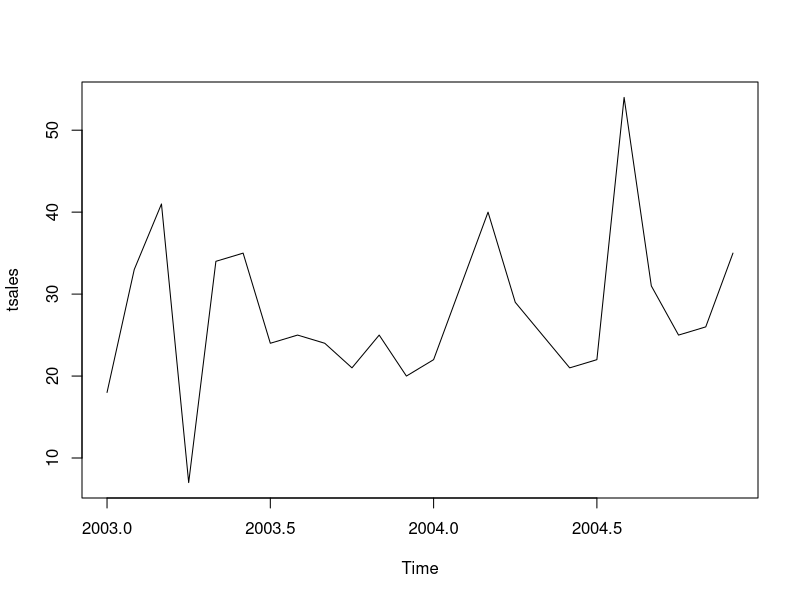
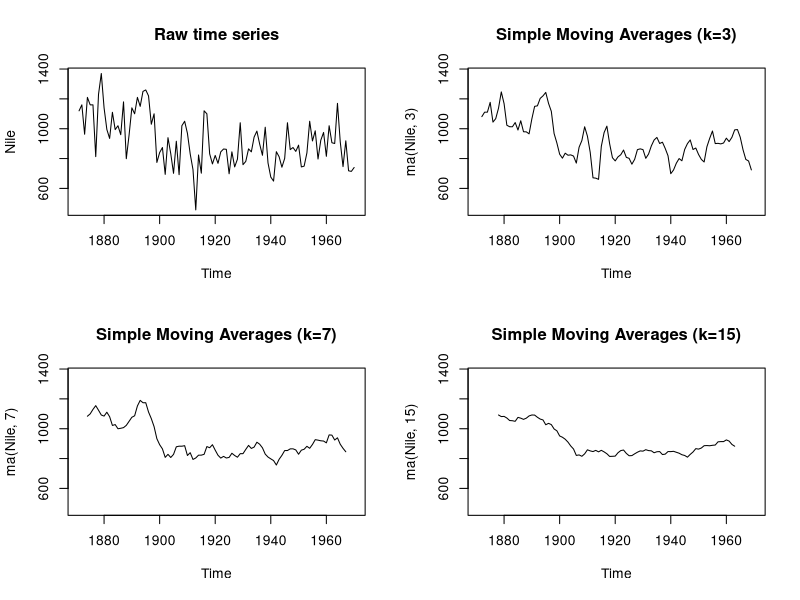
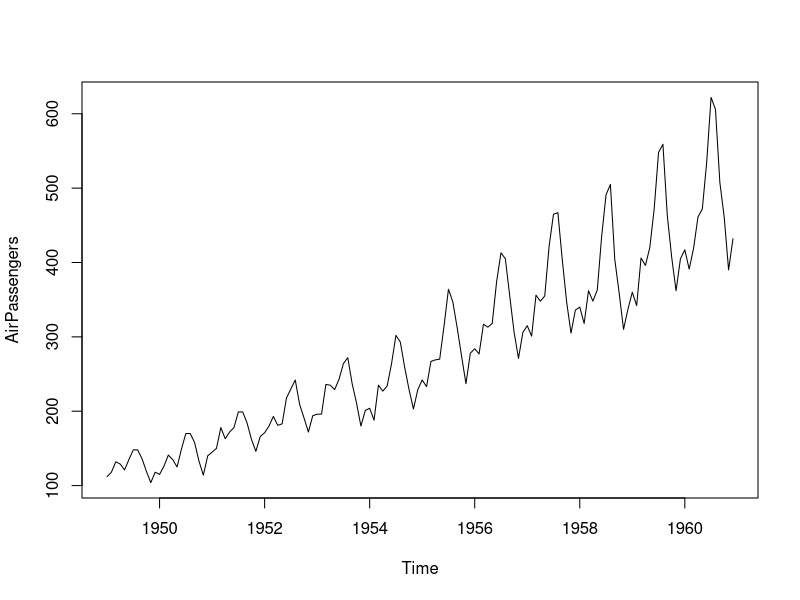
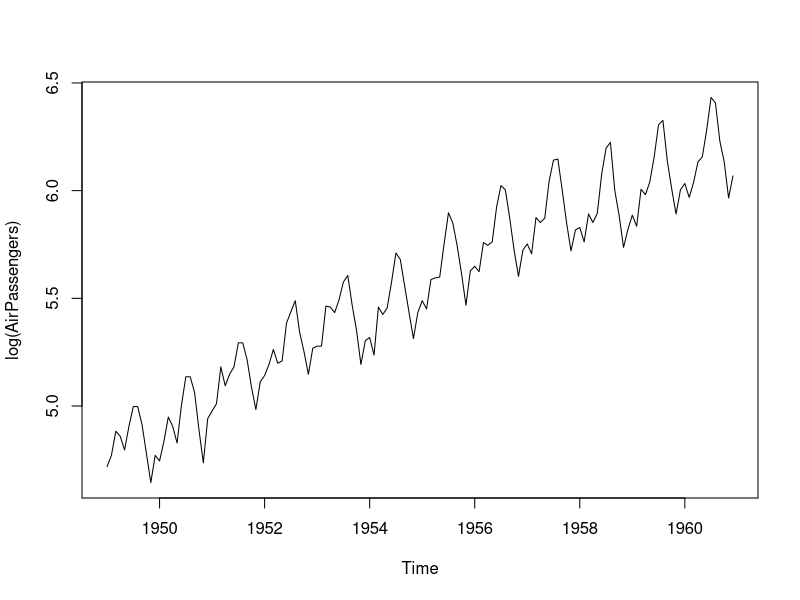
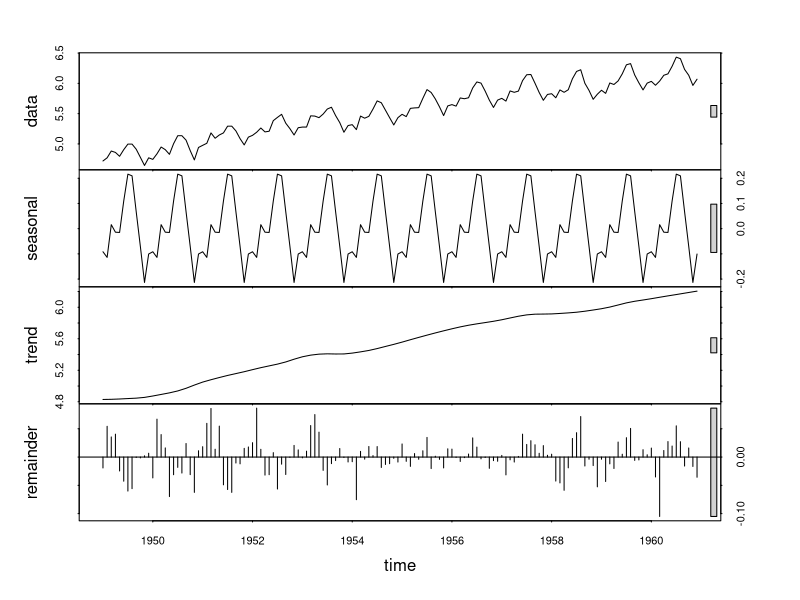
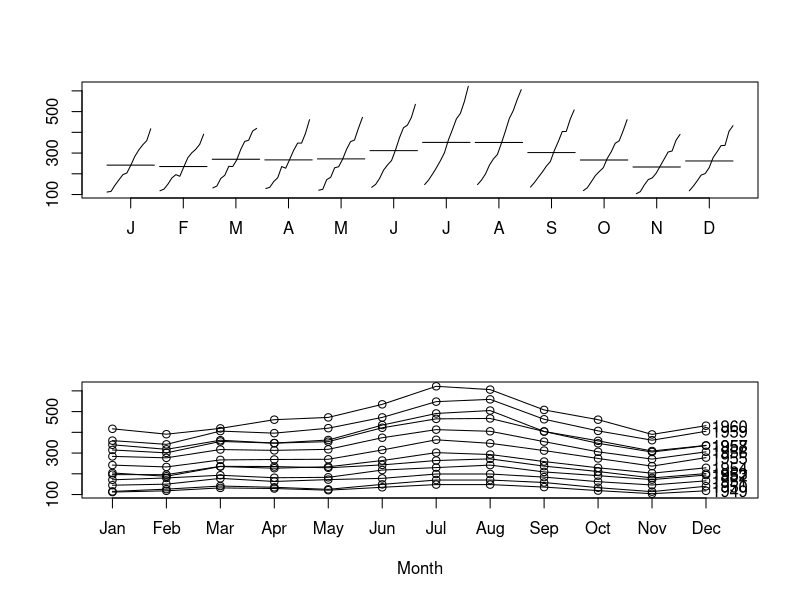
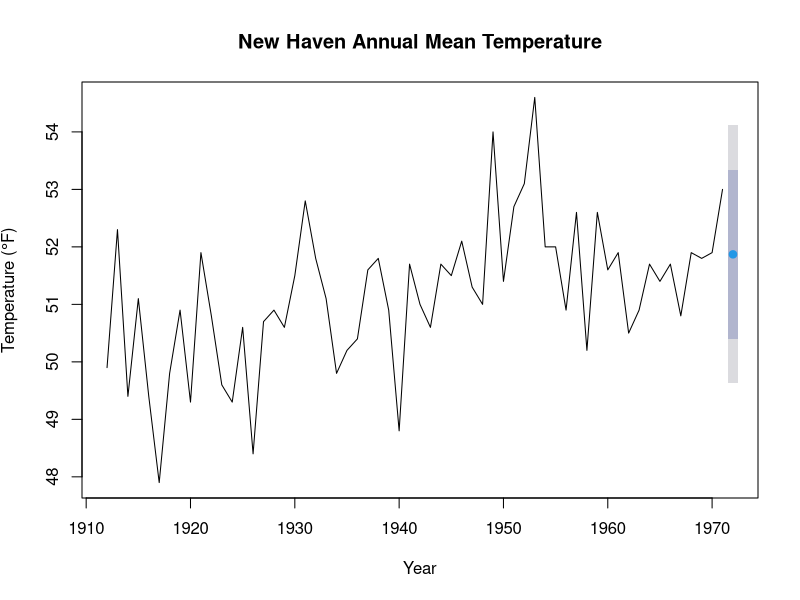
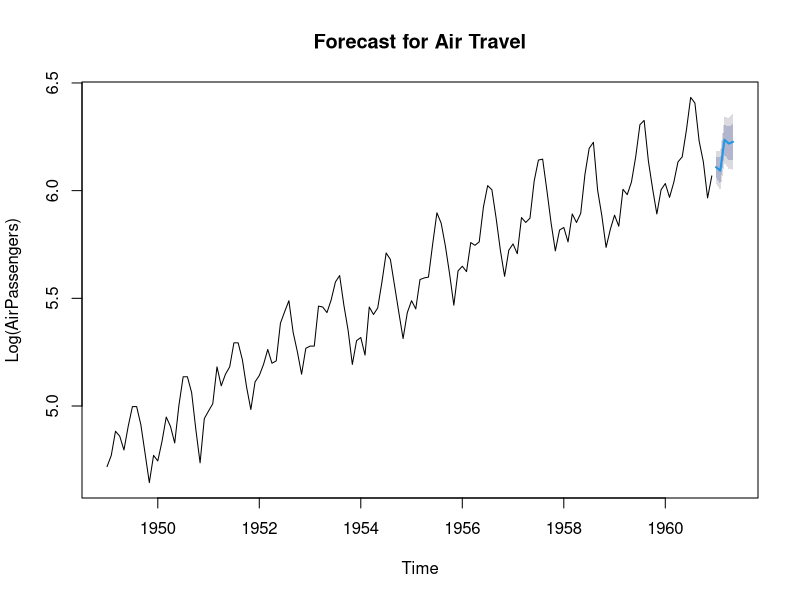

The R source for these figures, in order:
### Chapter 15: Time series

library(forecast)
library(stats)

## 15.1 creating a time-series object in R
sales <- c(18, 33, 41, 7, 34, 35, 24, 25, 24, 21, 25, 20,
           22, 31, 40, 29, 25, 21, 22, 54, 31, 25, 26, 35)

tsales <- ts(sales, start = c(2003, 1), frequency = 12)

plot(tsales)

start(tsales)
end(tsales)
frequency(tsales)

tsalesSubset <- window(tsales, start = c(2003, 5), end = c(2004, 6))

# 15.2 smoothing and seasonal decomposition
# 15.2.1 smoothing with simple moving averages
opar <- par(no.readonly = TRUE)
par(mfrow = c(2, 2))
ylim <- c(min(Nile), max(Nile))
plot(Nile, main = "Raw time series")
plot(ma(Nile, 3), main = "Simple Moving Averages (k=3)", ylim = ylim)
plot(ma(Nile, 7), main = "Simple Moving Averages (k=7)", ylim = ylim)
plot(ma(Nile, 15), main = "Simple Moving Averages (k=15)", ylim = ylim)
par(opar)

# 15.2.2 Seasonal decomposition
# seasonal decompositon using stl()
plot(AirPassengers)
lAirPassengers <- log(AirPassengers)
plot(lAirPassengers, ylab = "log(AirPassengers)")

fit <- stl(lAirPassengers, s.window = "period")
plot(fit)

fit$time.series
exp(fit$time.series)

# month plot & season plot
par(mfrow = c(2, 1))
monthplot(AirPassengers, xlab = "", ylab = "")
seasonplot(AirPassengers, year.labels = T, main = "")
par(mfrow = c(1, 1))

# 15.3 Exponential forecasting models
# 15.3.1 Simple exponential smoothing
fit <- ets(nhtemp, model = "ANN")
fit

forecast(fit, 1)

plot(forecast(fit, 1), xlab = "Year",
     ylab = expression(paste("Temperature (", degree*F, ")")),
     main = "New Haven Annual Mean Temperature")

accuracy(fit)

# 15.3.2 Holt and Holt-Winters exponential smoothing
fit <- ets(log(AirPassengers), model = "AAA")
fit

accuracy(fit)

pred <- forecast(fit, 5)
pred

plot(pred, main = "Forecast for Air Travel",
     xlab = "Time", ylab = "Log(AirPassengers)")

pred$mean <- exp(pred$mean)
pred$lower <- exp(pred$lower)
pred$upper <- exp(pred$upper)

predTable <- cbind(pred$mean, pred$lower, pred$upper)
dimnames(predTable)[[2]] <- c("mean", "Lo 80", "Lo 95", "Hi 80", "Hi 95")
predTable

# 15.3.3 The ets() function and automated forecasting
fit <- ets(JohnsonJohnson)
fit

plot(forecast(fit), main = "Johnson & Johnson Forecasts",
     xlab = "Time", ylab = "Quarterly Earnings (Dollars)", flty = 2)
